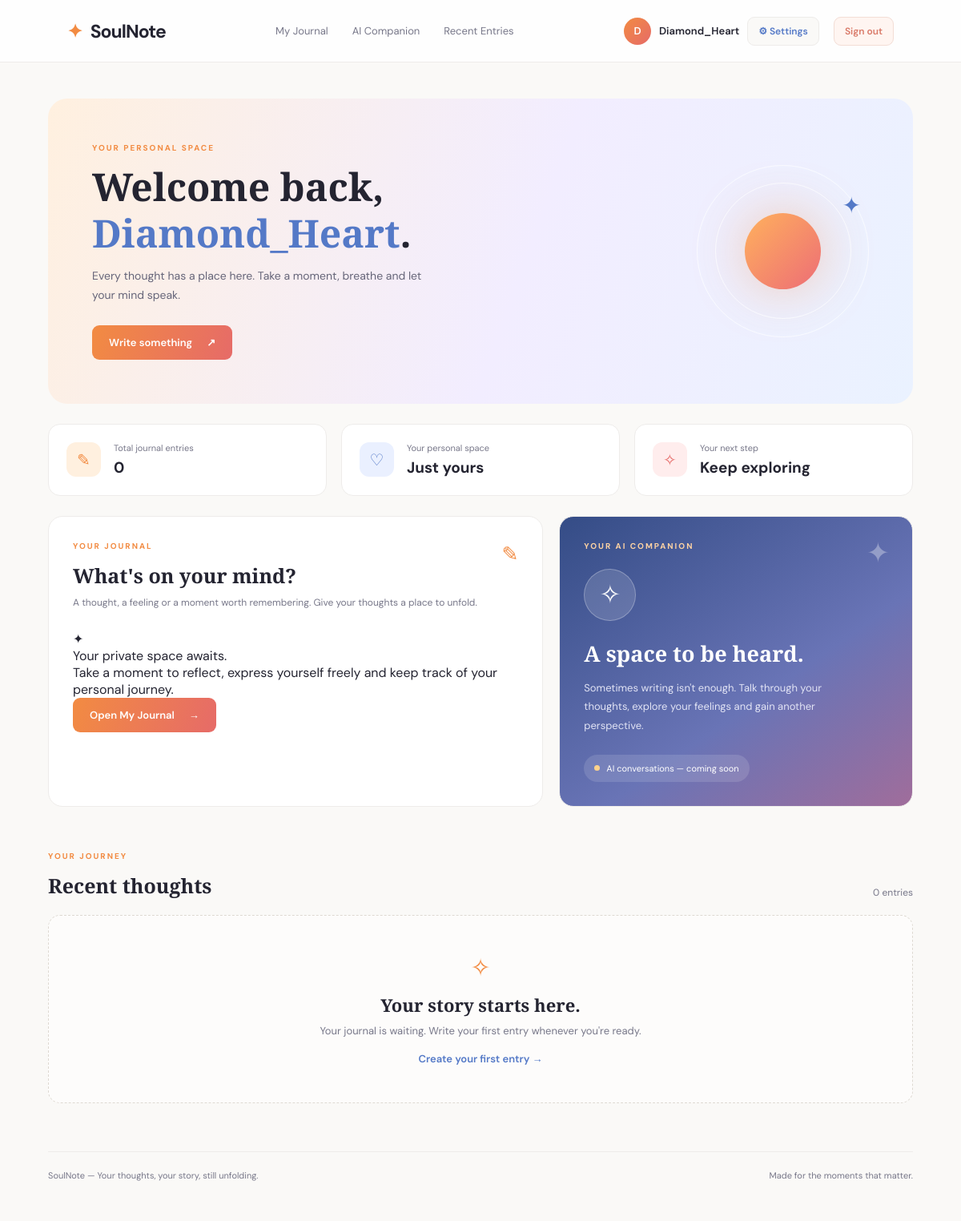
Page /home/ (signed in) on the earlier database version.
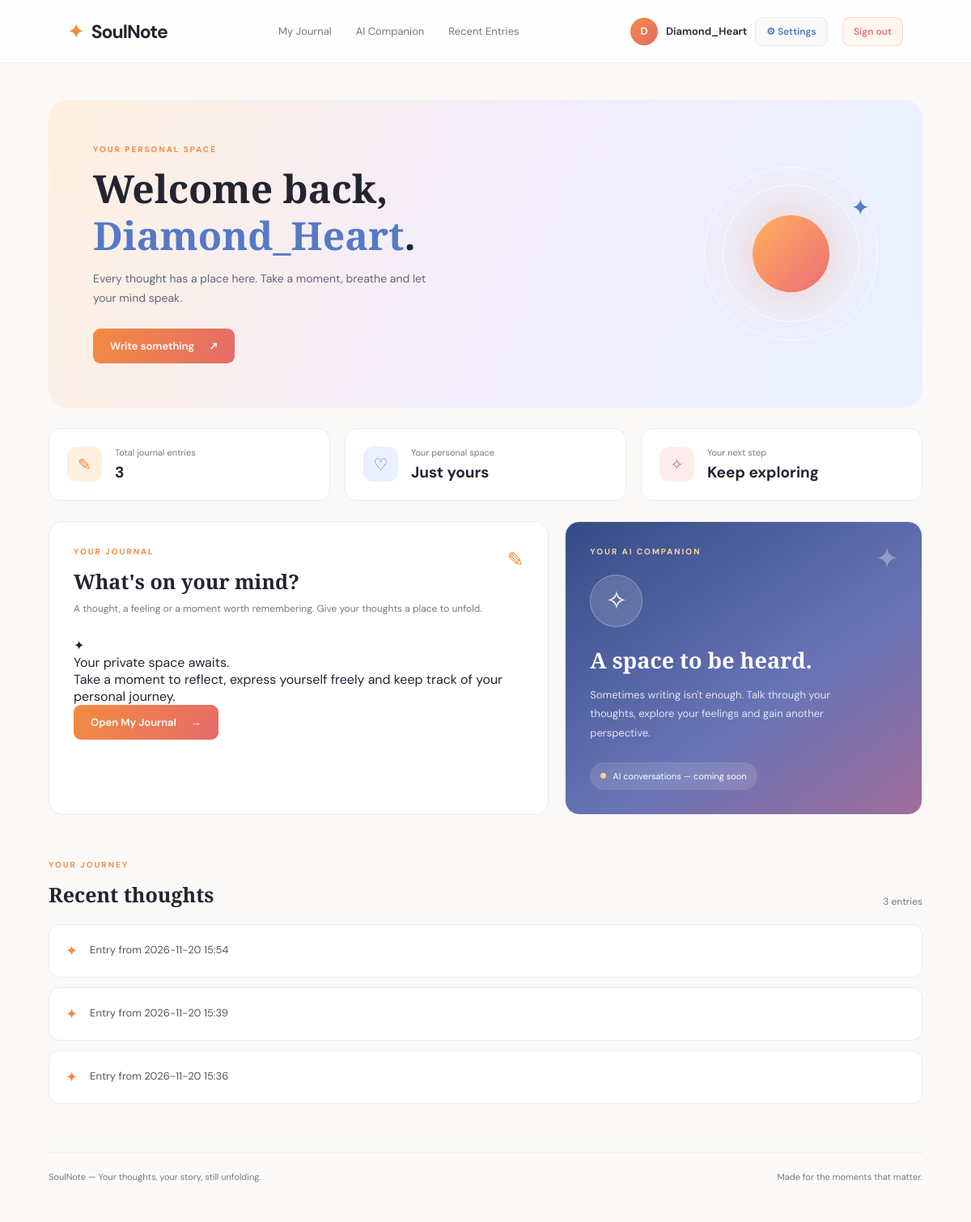
Same page on the later database version.
### diary/models.py (models this page shows)
class DiaryEntry(models.Model):
	entry_uuid = models.UUIDField(
		default=uuid.uuid4,
		editable=False,
		null=True
	)
	user = models.ForeignKey(User, on_delete=models.CASCADE, related_name='diary_entries')
	content = models.TextField()
	detected_emotions = models.CharField(max_length=50, blank=True, null=True)
	ai_reflection = models.TextField(blank=True, null=True)
	ip_address = models.GenericIPAddressField(blank=True, null=True)
	created_at = models.DateTimeField(auto_now_add=True)
	updated_at = models.DateTimeField(auto_now=True)
	class Meta:
		ordering = ['-created_at']
		verbose_name_plural = "Diary Entries"
		constraints = [
			models.UniqueConstraint(
				fields=['user', 'entry_uuid'],
				name='unique_entry_uuid_per_user'
			)
		]
	def __str__(self):
		return f"Entry from {self.created_at.strftime('%Y-%m-%d %H:%M')}"

### diary/views.py (the view)
# urls.py: path('home/', home_view, name='home'),
@login_required(login_url='landing')
def home_view(request):
	entries = DiaryEntry.objects.filter(
		user=request.user
	).order_by('-id')
	context = {
		'username': request.user.username,
		'entries': entries,
		'entry_count': entries.count(),
	}
	return render(request, 'diary/home.html', context)

### templates/diary/home.html (shortened to what the changed rows need)
{% load static %}
<!DOCTYPE html>
<html lang="en">
<head>
    <link rel="stylesheet" href="{% static 'styles/home.css' %}">
</head>
<body>
    <main class="dashboard">
        <section class="welcome">
            <div>
                <h1>
                    Welcome back,
                    <span>{{ request.user.first_name|default:request.user.username }}</span>.
                </h1>
            </div>
        </section>
        <section class="overview">
            <div class="overview-card">
                <div>
                    <p>Total journal entries</p>
                    <h2>{{ entries|length }}</h2>
                </div>
            </div>
            <div class="overview-card">
                <div>
                    <h2>Just yours</h2>
                </div>
            </div>
            <div class="overview-card">
                <div>
                    <h2>Keep exploring</h2>
                </div>
            </div>
        </section>
        <section class="content-grid">
			<div class="panel journal-panel" id="journal">
				<div class="panel-heading">
					<div>
						<h2>What's on your mind?</h2>
					</div>
				</div>
			</div>
            <div class="panel companion-panel" id="companion">
                <h2>A space to be heard.</h2>
            </div>
        </section>
        <section class="recent-section" id="recent">
            <div class="section-heading">
                <div>
                    <p class="eyebrow">YOUR JOURNEY</p>
                    <h2>Recent thoughts</h2>
                </div>
                <span class="entry-count">
                    {{ entries|length }} entries
                </span>
            </div>
            {% if entries %}
                <div class="entries-list">
                    {% for entry in entries %}
                        <article class="entry-card">
                            <div class="entry-marker">✦</div>
                            <div class="entry-content">
                                <p>{{ entry }}</p>
                            </div>
                        </article>
                    {% endfor %}
                </div>
            {% else %}
                <div class="empty-state">
                    <span>✧</span>
                    <h3>Your story starts here.</h3>
                    <p>
                        Your journal is waiting.
                        Write your first entry whenever you're ready.
                    </p>
                    <a href="{% url 'diary-space' %}">Create your first entry →</a>
                </div>
            {% endif %}
        </section>
    </main>
</body>
</html>

Differences in the rows shown:
now on this page (row edited): DiaryEntry: created_at "Entry from 2026-11-20 15:54"
now on this page (row edited): DiaryEntry: created_at "Entry from 2026-11-20 15:39"
now on this page (row edited): DiaryEntry: created_at "Entry from 2026-11-20 15:36"
Other differences:
{{ entries|length }}: "0" → "3"
text no longer shown: "✧ Your story starts here. Your journal is waiting. Write your first entry whenever you're ready. Create your first entry →"
